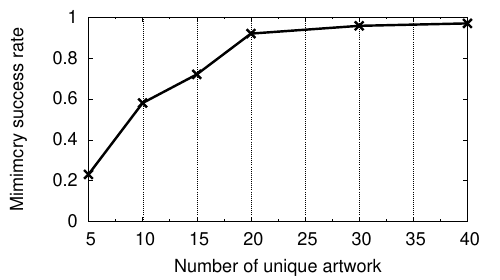

Write gnuplot code to recreate this figure.
reset
load '../gnuplot_style.gnu'
#set terminal eps transparent enhanced font "Times,7" fontscale 0.3

set size 1, 0.8

set output 'number-artwork.eps'

set xlabel 'Number of unique artwork'
set ylabel 'Mimimcry success rate'

set xrange [5 : 40]
set xtics 0, 5, 40
set mxtic 2

set yrange [0 : 1]
set ytics 0, 0.2, 1

set grid x

set key right bottom

# set label "Target Style" at 0.136, 0.072 tc rgb 'brown'
# set arrow from 0.0,0.066 to 0.21,0.066 nohead ls 2 linewidth 9 linecolor rgb 'brown'

set style fill transparent solid 0.2 noborder

plot 'data/number-artwork.txt' using 1:2 with linespoints linestyle 1 pointtype 2 pointsize 2 linecolor rgb 'black' notitle, \

exit
